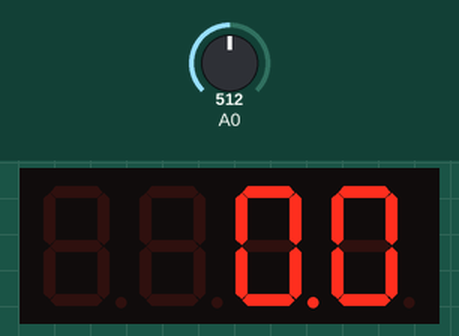
Recording of a sketch running on a simulated Arduino Uno, built with avr-gcc and run on an emulated ATmega328P. On the bench: 4-digit seven-segment display. Inputs (shaded band) come from the test bench; at power-on: A0 = 512.

Above: at 1.2 s.
1.3 s: A0 set to 716
3.1 s: A0 set to 900
4.7 s: A0 set to 1023
Timing chart, 0 to 7.7 s (numbered marks = the images above; inputs shaded):
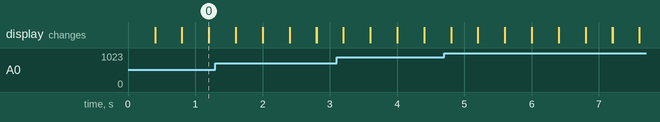

The sketch:

UVmeter_Display.ino
```cpp
#include "SevSeg.h"
SevSeg sevseg;

const long interval = 200; // refresh display every second
unsigned long previousMillis = 0;
unsigned long previousMillis2 = 0;

void setup() {
  // initialize serial communication at 9600 bits per second:
  Serial.begin(9600);

  byte numDigits = 4;
  byte digitPins[] = {2, 3, 4, 5};
  byte segmentPins[] = {6, 7, 8, 9, 10, 11, 12, 13};
  bool resistorsOnSegments = false; // 'false' means resistors are on digit pins
  byte hardwareConfig = COMMON_ANODE; // See README.md for options
  bool updateWithDelays = false; // Default 'false' is Recommended
  bool leadingZeros = false; // Use 'true' if you'd like to keep the leading zeros
  bool disableDecPoint = false; // Use 'true' if your decimal point doesn't exist or isn't connected. Then, you only need to specify 7 segmentPins[]
  sevseg.begin(hardwareConfig, numDigits, digitPins, segmentPins, resistorsOnSegments,
  updateWithDelays, leadingZeros, disableDecPoint);
}

/*
UV Meter with GUVA-S12SD UV Sensor
Module: https://wiki.dfrobot.com/UV_sensor_SKU__SEN0162
Sensor: https://cdn-shop.adafruit.com/datasheets/1918guva.pdf

Helpful information from the Adafruit model: https://www.adafruit.com/product/1918
  --> "The output voltage is: Vo = 4.3 * Diode-Current-in-uA. So if the photocurrent is 1uA (9 mW/cm^2), the output voltage is 4.3V.
      You can also convert the voltage to UV Index by dividing the output voltage by 0.1V. So if the output voltage is 0.5V, the UV Index is about 5."

Helpful information on UV measurements with Arduino: https://instesre.org/ArduinoBook/UVmeasurements.pdf
*/

void loop() {

  float uvi;
  float mW2;
  float analogValue = float(analogRead(A0)) ;
  float sensorVoltage;
  float sensorVoltage2;
  float mV;
  float uWcm2;
  unsigned long currentMillis = millis();
  float averagedSensor;
  unsigned int sval = 0;

  sval += analogValue;

  // Average out sensor value
  if (currentMillis - previousMillis2 >= 100) {
    previousMillis2 = currentMillis;
    averagedSensor = sval;
  }

  // Update display every #interval ms
  if (currentMillis - previousMillis >= interval) {

    previousMillis = currentMillis;

    sensorVoltage = averagedSensor/1024.0*4.3; // takes account the photothingylingy from the GUVA
    sensorVoltage2 = averagedSensor * 5.0 / 1024.0;

    mV = (averagedSensor * 5.0 / 1024.0) * 1000; //milliVolts
    uvi = 0.05 * averagedSensor - 1.0; // UVI Rating
    mW2 = (sensorVoltage * 9.0) * 0.1; // uv intensity in microWatts / cm2
    uWcm2 = mW2 * 100; // uv intensity in macroWatts / cm2

  }

  sevseg.setNumberF(uWcm2,1);
  sevseg.refreshDisplay();
  sevseg.setBrightness(100);
}
```
